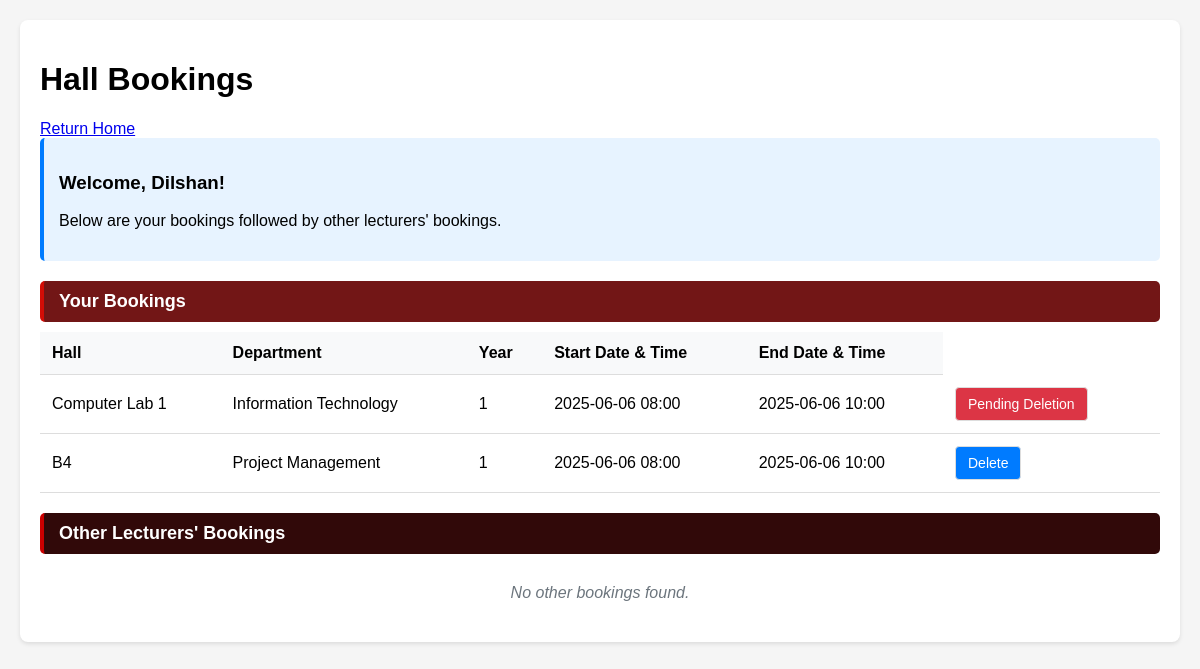
Page /view-bookings (signed in) on the committed database.
### app.py (models this page shows)
class User(db.Model):
    id = db.Column(db.Integer,primary_key=True)
    name = db.Column(db.String,nullable = False)
    username = db.Column(db.String(50), unique = True, nullable = False)
    password = db.Column(db.String(100), unique = True, nullable = False)
    user_level = db.Column(db.Integer, nullable = False)##Lectures are 1 and admin is 0

class Booking(db.Model):
   booking_session = db.Column(db.String(100),primary_key=True)
   user_id = db.Column(db.Integer,db.ForeignKey('user.id'),nullable=False)
   hall_id = db.Column(db.Integer,db.ForeignKey('hall.id'),nullable=False)
   year_id = db.Column(db.Integer,db.ForeignKey('year.id'),nullable=False)
   department_id = db.Column(db.Integer,db.ForeignKey('department.id'),nullable=False)
   startDatetime = db.Column(db.DateTime,nullable=False)
   endDatetime = db.Column(db.DateTime,nullable=False)
   pennding_delete = db.Column(db.Boolean,default=False)
   user = db.relationship('User', backref='bookings', lazy=True)
   hall = db.relationship('Hall', backref='bookings', lazy=True)
   year = db.relationship('Year', backref='bookings', lazy=True)
   department = db.relationship('Department', backref='bookings', lazy=True)

class Hall(db.Model):
   id = db.Column(db.Integer,primary_key = True)
   hallName = db.Column(db.String(5),nullable = False,unique=True)
   hallType = db.Column(db.String(10),nullable=False)

class Department(db.Model):
   id=db.Column(db.Integer,primary_key=True)
   department_name=db.Column(db.String(50),nullable=False,unique = True)

class Year(db.Model):
   id = db.Column(db.Integer,primary_key=True)
   department_id = db.Column(db.Integer,db.ForeignKey('department.id'),nullable = False)
   year = db.Column(db.Integer,nullable=False)

### app.py (the view, shortened to what this page needs)
@app.route('/view-bookings',methods=['GET', 'POST'])
def view_bookings():
    current_datetime = datetime.now()
    if 'user' in session:
       user_id = User.query.filter_by(username=session.get('user')).one_or_none().id
    else:
         user_id = None
    if user_id is not None:
        current_user = User.query.get(user_id)
        if not current_user:
            session.pop('user', None)
            return redirect(url_for('login'))
        user_bookings = Booking.query.options(
            db.joinedload(Booking.hall),
            db.joinedload(Booking.year),
            db.joinedload(Booking.department),
            db.joinedload(Booking.user)
        ).filter(Booking.user_id == user_id,Booking.endDatetime > current_datetime)\
         .order_by(Booking.startDatetime).all()
        other_bookings = Booking.query.options(
            db.joinedload(Booking.hall),
            db.joinedload(Booking.year),
            db.joinedload(Booking.department),
            db.joinedload(Booking.user)
        ).filter(Booking.user_id != user_id,Booking.endDatetime > current_datetime)\
         .order_by(Booking.startDatetime).all()
        return render_template('view_bookings.html',
                             user_bookings=user_bookings,
                             other_bookings=other_bookings,
                             current_user=current_user,
                                is_logged_in=True)

### templates/view_bookings.html (shortened to what this page needs)
{% extends "base.html" %}
{%block head %}
    <link rel="stylesheet" href="{{ url_for('static', filename='css/view_bookings.css') }}">
{% endblock %}
{% block content %}
    <div class="container">
        <h1>Hall Bookings</h1>
        <a href="{{ url_for('root') }}">Return Home</a>
        {% if is_logged_in %}
            <div class="selected-info">
                <h3>Welcome, {{ current_user.name }}!</h3>
                <p>Below are your bookings followed by other lecturers' bookings.</p>
            </div>
            <div class="section-title user-bookings">Your Bookings</div>
            {% if user_bookings %}
                <table>
                    <thead>
                        <tr>
                            <th>Hall</th>
                            <th>Department</th>
                            <th>Year</th>
                            <th>Start Date & Time</th>
                            <th>End Date & Time</th>
                        </tr>
                    </thead>
                    <tbody>
                        {% for booking in user_bookings %}
                        <tr>
                            <td>{{ booking.hall.hallName if booking.hall else 'N/A' }}</td>
                            <td>{{ booking.department.department_name if booking.department else 'N/A' }}</td>
                            <td>{{ booking.year.year if booking.year else 'N/A' }}</td>
                            <td>{{ booking.startDatetime.strftime('%Y-%m-%d %H:%M') if booking.startDatetime else 'N/A' }}</td>
                            <td>{{ booking.endDatetime.strftime('%Y-%m-%d %H:%M') if booking.endDatetime else 'N/A' }}</td>
                            <td>
                                {% if booking.pennding_delete == false %}
                                <button value="{{booking.booking_session}}" id="{{booking.user.id}}" class="delete-booking-btn">Delete</button>
                                {% else %}
                                <button class="delete-booking-btn" disabled style="background-color: #dc3545;">Pending Deletion</button>
                                {% endif %}
                            </td>
                        </tr>
                        {% endfor %}
                    </tbody>
                </table>
            {% else %}
                <div class="no-bookings">You have no bookings yet.</div>
            {% endif %}
            <div class="section-title other-bookings">Other Lecturers' Bookings</div>
            {% if other_bookings %}
                <table>
                    <thead>
                        <tr>
                            <th>Lecturer</th>
                            <th>Hall</th>
                            <th>Department</th>
                            <th>Year</th>
                            <th>Start Date & Time</th>
                            <th>End Date & Time</th>
                        </tr>
                    </thead>
                    <tbody>
                        {% for booking in other_bookings %}
                        <tr>
                            <td>{{ booking.user.name if booking.user else 'N/A' }}</td>
                            <td>{{ booking.hall.hallName if booking.hall else 'N/A' }}</td>
                            <td>{{ booking.department.department_name if booking.department else 'N/A' }}</td>
                            <td>{{ booking.year.year if booking.year else 'N/A' }}</td>
                            <td>{{ booking.startDatetime.strftime('%Y-%m-%d %H:%M') if booking.startDatetime else 'N/A' }}</td>
                            <td>{{ booking.endDatetime.strftime('%Y-%m-%d %H:%M') if booking.endDatetime else 'N/A' }}</td>
                        </tr>
                        {% endfor %}
                    </tbody>
                </table>
            {% else %}
                <div class="no-bookings">No other bookings found.</div>
            {% endif %}
        {% endif %}
    </div>
{% endblock %}

### templates/base.html (shortened to what this page needs)
<!DOCTYPE html>
<html lang="en">
<head>
    <link rel="stylesheet" href="{{ url_for('static', filename='css/base.css') }}">
    <link rel="stylesheet" href="https://cdnjs.cloudflare.com/ajax/libs/font-awesome/6.0.0-beta3/css/all.min.css">
    {%block head %}{% endblock %}
</head>
<body>
    {%block content %}{% endblock %}
</body>
</html>

### static/css/base.css (style rules this page uses)
body { font-family: Arial, sans-serif; margin: 20px; background-color: #f5f5f5; }

### static/css/view_bookings.css (style rules this page uses)
.container { max-width: 1200px; margin: 0 auto; background-color: white; padding: 20px; border-radius: 8px; box-shadow: 0 2px 4px rgba(0,0,0,0.1); }
select, button { padding: 8px 12px; border: 1px solid #ddd; border-radius: 4px; font-size: 14px; }
button { background-color: #007bff; color: white; cursor: pointer; margin-right: 10px; }
.section-title { background-color: #007bff; color: white; padding: 10px 15px; margin: 20px 0 10px 0; border-radius: 5px; font-size: 18px; font-weight: bold; }
.user-bookings { background-color: #721616; border-left: 4px solid #d30d06; }
.other-bookings { background-color: #310909; border-left: 4px solid #cc0000; }
table { width: 100%; border-collapse: collapse; margin-bottom: 20px; }
th, td { padding: 12px; text-align: left; border-bottom: 1px solid #ddd; }
th { background-color: #f8f9fa; font-weight: bold; }
.no-bookings { text-align: center; color: #6c757d; font-style: italic; padding: 20px; }
.selected-info { background-color: #e7f3ff; padding: 15px; border-radius: 5px; margin-bottom: 20px; border-left: 4px solid #007bff; }

### rows in the picture
User: name "Dilshan"
Booking: hall "Computer Lab 1", department "Information Technology", year "1", startDatetime "2025-06-06 08:00", endDatetime "2025-06-06 10:00", pennding_delete "Pending Deletion"
Booking: hall "B4", department "Project Management", year "1", startDatetime "2025-06-06 08:00", endDatetime "2025-06-06 10:00"
